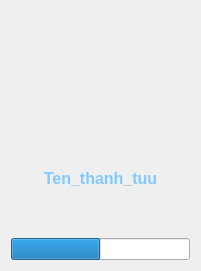
   <widget class="QFrame" name="Achievement_layout_1">
    <property name="geometry">
     <rect>
      <x>360</x>
      <y>170</y>
      <width>201</width>
      <height>271</height>
     </rect>
    </property>
    <property name="styleSheet">
     <string notr="true"/>
    </property>
    <layout class="QVBoxLayout" name="Achievement_Layout">
     <item>
      <widget class="QLabel" name="achieviement_pic_1">
       <property name="text">
        <string/>
       </property>
       <property name="textFormat">
        <enum>Qt::AutoText</enum>
       </property>
       <property name="pixmap">
        <pixmap>icon_pack/achievement.png</pixmap>
       </property>
       <property name="scaledContents">
        <bool>true</bool>
       </property>
      </widget>
     </item>
     <item>
      <widget class="QLabel" name="ten_thanh_tuu_1">
       <property name="font">
        <font>
         <family>MS Shell Dlg 2</family>
         <pointsize>12</pointsize>
         <weight>75</weight>
         <italic>false</italic>
         <bold>true</bold>
        </font>
       </property>
       <property name="styleSheet">
        <string notr="true">font: 600  &quot;Bahnschrift&quot;;
background-color:none;
color:rgb(129, 201, 255);
align-items: center;</string>
       </property>
       <property name="text">
        <string>Ten_thanh_tuu</string>
       </property>
       <property name="alignment">
        <set>Qt::AlignCenter</set>
       </property>
      </widget>
     </item>
     <item>
      <widget class="QProgressBar" name="progressBar_1">
       <property name="styleSheet">
        <string notr="true">#progressBar {
    border: 2px solid #2196F3;
    border-radius: 5px;
    background-color: #E0E0E0;
}
#progressBar::chunk {
    background-color: #2196F3;
    width: 10px; 
    margin: 0.5px;
	textVisible: False;
}</string>
       </property>
       <property name="value">
        <number>50</number>
       </property>
       <property name="textVisible">
        <bool>false</bool>
       </property>
       <property name="orientation">
        <enum>Qt::Horizontal</enum>
       </property>
       <property name="textDirection">
        <enum>QProgressBar::BottomToTop</enum>
       </property>
      </widget>
     </item>
    </layout>
   </widget>
